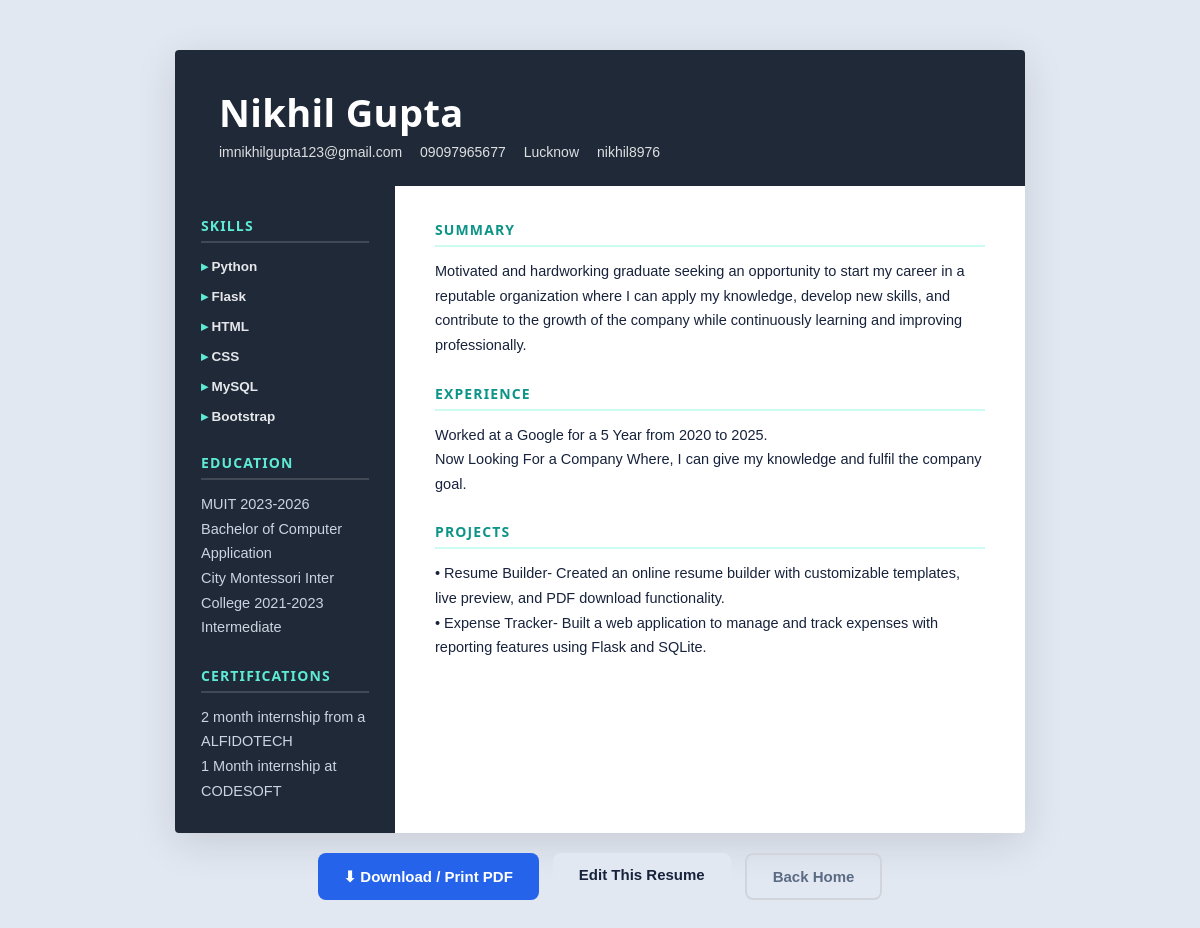
Screenshot of /resume/1 with the database file from the repository.
### tables this page shows
CREATE TABLE resumes (
            id INTEGER PRIMARY KEY AUTOINCREMENT,
            template TEXT NOT NULL,
            fullname TEXT, email TEXT, phone TEXT, location TEXT, linkedin TEXT, summary TEXT, education TEXT, skills TEXT, projects TEXT, experience TEXT, certifications TEXT,
            created_at TEXT,
            updated_at TEXT
        );

### app.py (the view)
@app.route('/resume/<int:resume_id>')
def view_resume(resume_id):
    conn = get_db()
    row = conn.execute('SELECT * FROM resumes WHERE id=?', (resume_id,)).fetchone()
    conn.close()
    if not row:
        abort(404)
    template_name = row['template']
    return render_template(
        'resume.html',
        data=row_to_data(row),
        theme=template_name,
        layout=TEMPLATES[template_name]['layout'],
        template_name=template_name,
        label=TEMPLATES[template_name]['label'],
        resume_id=resume_id,
    )

### app.py (called while the page is built)
def get_db():
    conn = sqlite3.connect(DB_PATH)
    conn.row_factory = sqlite3.Row
    return conn

def row_to_data(row):
    data = {f: (row[f] or '') for f in FIELDS}
    data['skills_list'] = [s.strip() for s in data['skills'].split(',') if s.strip()]
    return data

### templates/resume.html (shortened to what this page needs)
<!DOCTYPE html>
<html lang="en">
<head>
    <link rel="stylesheet" href="{{ url_for('static', filename='css/style.css') }}">
    <link rel="stylesheet" href="{{ url_for('static', filename='css/resume.css') }}">
</head>
<body style="background:#e2e8f2; padding:50px 20px;">
<div class="resume-doc theme-{{ theme }} layout-{{ layout }}">
    <div class="resume-shell">
        <header class="r-header">
            <h1 class="r-name">{{ data.fullname or 'Your Name' }}</h1>
            <div class="r-contact">
                <span>{{ data.email }}</span>
                <span>{{ data.phone }}</span>
                <span>{{ data.location }}</span>
                <span>{{ data.linkedin }}</span>
            </div>
        </header>
        <div class="r-body">
            <aside class="r-aside">
                <section class="r-block">
                    <h2>Skills</h2>
                    <ul class="r-skills">
                        {% for skill in data.skills_list %}
                        <li>{{ skill }}</li>
                        {% endfor %}
                    </ul>
                </section>
                <section class="r-block">
                    <h2>Education</h2>
                    <div class="r-text">{{ data.education }}</div>
                </section>
                <section class="r-block">
                    <h2>Certifications</h2>
                    <div class="r-text">{{ data.certifications }}</div>
                </section>
            </aside>
            <main class="r-main">
                <section class="r-block">
                    <h2>Summary</h2>
                    <p>{{ data.summary }}</p>
                </section>
                <section class="r-block">
                    <h2>Experience</h2>
                    <div class="r-text">{{ data.experience }}</div>
                </section>
                <section class="r-block">
                    <h2>Projects</h2>
                    <div class="r-text">{{ data.projects }}</div>
                </section>
            </main>
        </div>
    </div>
</div>
<div class="r-actions no-print">
    <button class="btn-download" onclick="window.print()">⬇ Download / Print PDF</button>
    <a class="btn-edit" href="{{ url_for('form', template_name=template_name) }}?id={{ resume_id }}">Edit This Resume</a>
    <a class="btn-home" href="{{ url_for('home') }}">Back Home</a>
</div>
</body>
</html>

### static/css/style.css (style rules this page uses)
* { margin:0; padding:0; box-sizing:border-box; font-family:Arial, Helvetica, sans-serif; }
body { background:#eef2f7; color:#17223b; }
button { background:#2563eb; color:white; border:none; padding:15px; border-radius:8px; font-size:18px; cursor:pointer; }

### static/css/resume.css (style rules this page uses)
.resume-doc { --accent:#2563eb; --accent-soft:#dbeafe; --ink:#17223b; --muted:#5b6b84; --paper:#ffffff; --heading-font:Arial, Helvetica, sans-serif; --body-font:Arial, Helvetica, sans-serif; font-family:var(--body-font); color:var(--ink); background:var(--paper); max-width:850px; margin:0 auto; box-shadow:0 10px 40px rgba(0,0,0,0.12); border-radius:4px; overflow:hidden; }
.resume-shell { min-height:600px; }
.r-header { padding:36px 44px 26px; }
.r-name { font-family:var(--heading-font); font-size:38px; letter-spacing:0.01em; margin-bottom:6px; }
.r-contact { display:flex; flex-wrap:wrap; gap:6px 18px; font-size:14px; color:var(--muted); }
.r-body { display:grid; gap:0; }
.r-block { margin-bottom:26px; }
.r-block:last-child { margin-bottom:0; }
.r-block h2 { font-family:var(--heading-font); font-size:14px; text-transform:uppercase; letter-spacing:0.08em; color:var(--accent); margin-bottom:12px; padding-bottom:6px; border-bottom:2px solid var(--accent-soft); }
.r-block .r-text, .r-block p { font-size:14.5px; line-height:1.7; white-space:pre-line; color:var(--ink); }
.r-skills { list-style:none; display:flex; flex-wrap:wrap; gap:8px; }
.r-skills li { background:var(--accent-soft); color:var(--accent); padding:5px 12px; border-radius:20px; font-size:13px; font-weight:600; }
.layout-sidebar .r-header { background:var(--accent); color:#fff; }
.layout-sidebar .r-header .r-contact { color:rgba(255,255,255,0.85); }
.layout-sidebar .r-body { grid-template-columns:220px 1fr; }
.layout-sidebar .r-aside { background:var(--aside-bg, #f4f6fb); padding:30px 26px; }
.layout-sidebar .r-main { padding:34px 40px; }
.layout-sidebar .r-aside .r-block h2 { color:var(--ink); border-bottom-color:rgba(0,0,0,0.08); }
.layout-sidebar .r-skills { flex-direction:column; }
.layout-sidebar .r-skills li { background:transparent; color:var(--ink); padding:3px 0; font-weight:600; font-size:13.5px; }
.layout-sidebar .r-skills li::before { content:"▸ "; color:var(--accent); }
.theme-modern { --accent:#0d9488; --accent-soft:#ccfbf1; --heading-font:"Segoe UI", "Helvetica Neue", Arial, sans-serif; --body-font:"Segoe UI", Arial, sans-serif; --aside-bg:#1f2937; }
.theme-modern .r-header { background:#1f2937; }
.theme-modern.layout-sidebar .r-aside { background:#1f2937; color:#e5e7eb; }
.theme-modern.layout-sidebar .r-aside .r-block h2 { color:#5eead4; border-bottom-color:rgba(255,255,255,0.15); }
.theme-modern.layout-sidebar .r-aside .r-text { color:#cbd5e1; }
.theme-modern.layout-sidebar .r-skills li { color:#e5e7eb; }
.theme-modern.layout-sidebar .r-skills li::before { color:#5eead4; }
.r-actions { max-width:850px; margin:20px auto 60px; display:flex; justify-content:center; gap:14px; }
.r-actions button, .r-actions a { padding:13px 26px; border-radius:8px; font-size:15px; font-weight:600; text-decoration:none; cursor:pointer; border:none; }
.r-actions .btn-download { background:#2563eb; color:#fff; }
.r-actions .btn-edit { background:#e2e8f2; color:#17223b; }
.r-actions .btn-home { background:transparent; color:#5b6b84; border:2px solid #d1d5db; }

### rows the page displays
resumes: fullname "Nikhil Gupta", email "imnikhilgupta123@gmail.com", phone "09097965677", location "Lucknow", linkedin "nikhil8976", education "MUIT 2023-2026 Bachelor of Computer Application City Montessori Inter College 2021-2023 Intermediate", certifications "2 month internship from a ALFIDOTECH 1 Month internship at CODESOFT", summary "Motivated and hardworking graduate seeking an opportunity to start my career in a reputable organization where I can apply my knowledge, develop new skills, and contribute to the growth of the company while continuously learning and improving professionally.", experience "Worked at a Google for a 5 Year from 2020 to 2025. Now Looking For a Company Where, I can give my knowledge and fulfil the company goal.", projects "• Resume Builder- Created an online resume builder with customizable templates, live preview, and PDF download functionality. • Expense Tracker- Built a web application to manage and track expenses with reporting features using Flask and SQLite."

### other values shown
{{ skill }} "Python" "Flask" "HTML" "CSS" "MySQL" "Bootstrap"
